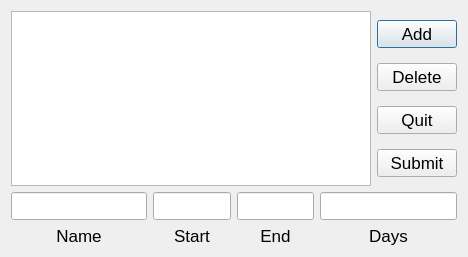
<?xml version="1.0" encoding="UTF-8"?>
<ui version="4.0">
 <class>RegularDialog</class>
 <widget class="QDialog" name="RegularDialog">
  <property name="geometry">
   <rect>
    <x>0</x>
    <y>0</y>
    <width>468</width>
    <height>257</height>
   </rect>
  </property>
  <property name="font">
   <font>
    <pointsize>13</pointsize>
   </font>
  </property>
  <property name="windowTitle">
   <string>Helpers Editor</string>
  </property>
  <layout class="QVBoxLayout" name="verticalLayout_2">
   <item>
    <layout class="QHBoxLayout" name="horizontalLayout">
     <item>
      <widget class="QTableView" name="tableView"/>
     </item>
     <item>
      <layout class="QVBoxLayout" name="verticalLayout">
       <item>
        <widget class="QPushButton" name="pushButtonAdd">
         <property name="text">
          <string>Add</string>
         </property>
        </widget>
       </item>
       <item>
        <widget class="QPushButton" name="pushButtonDel">
         <property name="text">
          <string>Delete</string>
         </property>
        </widget>
       </item>
       <item>
        <widget class="QPushButton" name="pushButtonQuit">
         <property name="text">
          <string>Quit</string>
         </property>
        </widget>
       </item>
       <item>
        <widget class="QPushButton" name="pushButtonSubmit">
         <property name="text">
          <string>Submit</string>
         </property>
        </widget>
       </item>
      </layout>
     </item>
    </layout>
   </item>
   <item>
    <layout class="QGridLayout" name="gridLayout">
     <item row="0" column="0">
      <widget class="QLineEdit" name="lineEditName"/>
     </item>
     <item row="0" column="1">
      <widget class="QLineEdit" name="lineEditStart">
       <property name="maximumSize">
        <size>
         <width>100</width>
         <height>16777215</height>
        </size>
       </property>
       <property name="text">
        <string/>
       </property>
      </widget>
     </item>
     <item row="0" column="2">
      <widget class="QLineEdit" name="lineEditEnd">
       <property name="maximumSize">
        <size>
         <width>100</width>
         <height>16777215</height>
        </size>
       </property>
      </widget>
     </item>
     <item row="0" column="3">
      <widget class="QLineEdit" name="lineEditDay"/>
     </item>
     <item row="1" column="0">
      <widget class="QLabel" name="label">
       <property name="text">
        <string>Name</string>
       </property>
       <property name="alignment">
        <set>Qt::AlignCenter</set>
       </property>
      </widget>
     </item>
     <item row="1" column="1">
      <widget class="QLabel" name="label_2">
       <property name="text">
        <string>Start</string>
       </property>
       <property name="alignment">
        <set>Qt::AlignCenter</set>
       </property>
      </widget>
     </item>
     <item row="1" column="2">
      <widget class="QLabel" name="label_3">
       <property name="text">
        <string>End</string>
       </property>
       <property name="alignment">
        <set>Qt::AlignCenter</set>
       </property>
      </widget>
     </item>
     <item row="1" column="3">
      <widget class="QLabel" name="label_4">
       <property name="text">
        <string>Days</string>
       </property>
       <property name="alignment">
        <set>Qt::AlignCenter</set>
       </property>
      </widget>
     </item>
    </layout>
   </item>
  </layout>
 </widget>
 <resources/>
 <connections/>
</ui>
